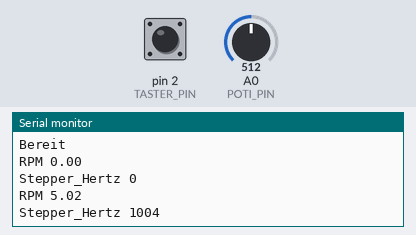
Recording of a sketch running on a simulated Arduino Mega 2560, built with avr-gcc and run on an emulated ATmega2560. Parts: the last lines printed to the serial monitor. The inputs (shaded band) are chosen by the test bench; at power-on: pin 2 (TASTER_PIN) HIGH, A0 (POTI_PIN) = 512.

Above: at 1.2 s.
1.3 s: pin 2 (TASTER_PIN) pulled LOW for 0.15 s
At 1.73 s:
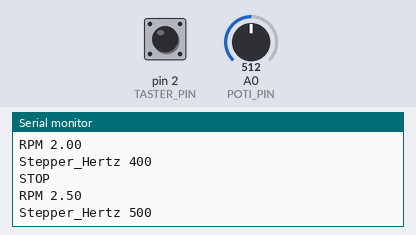
2.9 s: A0 (POTI_PIN) set to 716
At 4.1 s:
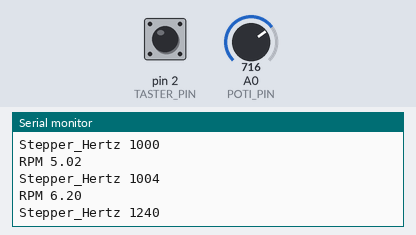
4.4 s: pin 2 (TASTER_PIN) pulled LOW for 1 s
At 4.58 s:
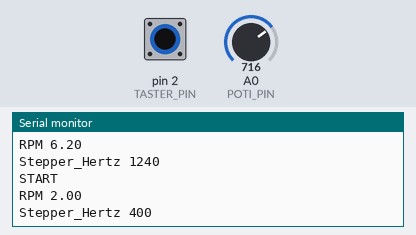
6.9 s: A0 (POTI_PIN) set to 900
At 7.4 s:
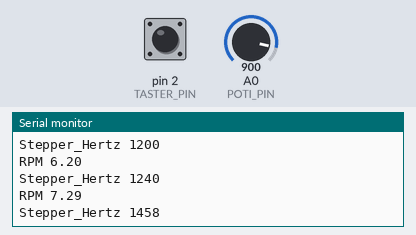
Timing chart, 0 to 9.4 s (numbered marks = the images above; inputs shaded):
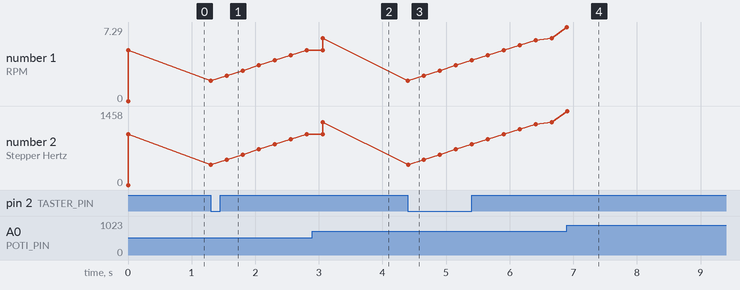

The sketch:

Schrittmotor_Drehzahlregelung.ino
```cpp
// MEGA: Timer 1 / 3 / 4 / 5 nutzbar für Stepper Puls-Generierung

// Timer0 (8bit)
// nicht verwenden, wird intern für Serial u.a. benutzt

// Timer1 (16bit) wird benutzt, um die STEP-Pulssignale zu erzeugen
// OC1A Pin 11 belegt (nicht verwendbar)
// OC1B Pin 12 Puls-Ausgabe

// Timer2 (8bit)
// nicht verwenden, wird zB für Tone-Library benutzt

// Timer3 (16bit)
// OC3A Pin 5 belegt (nicht verwendbar)
// OC3B Pin 2 Puls-Ausgabe
// OC3C Pin 3 belegt (nicht verwendbar)

// Timer4 (16bit)
// OC4A Pin 6 belegt (nicht verwendbar)
// OC4B Pin 7 Puls-Ausgabe
// OC4C Pin 8 belegt (nicht verwendbar)

// Timer5 (16bit)
// OC5A Pin 46 belegt (nicht verwendbar)
// OC5B Pin 45 Puls-Ausgabe
// OC5C Pin 44 belegt (nicht verwendbar)

// Pins verbunden mit A4988 Stepper Treiber
int STEPPER_STEP_PIN = 12; // OC1B (Puls-Ausgabe von Timer1)
// Pin 11 nicht nutzbar!
int STEPPER_ENABLE_PIN = 10;
int STEPPER_DIR_PIN = 9;
int MICROSTEP_1_PIN = 7;
int MICROSTEP_2_PIN = 6;
int MICROSTEP_3_PIN = 5;

// Taster
int TASTER_PIN = 2;

// Potentiometer
int POTI_PIN = A0;

// Timer Parameter
int Pulse_pro_Umdrehung = 200;
// Motor braucht 200 Steps für eine volle 360° Drehung

float RPM = 0;
// gewünschte Umdrehungen pro Minute, wird anhand Poti-Stellung berechnet
const int microSteps = 1; // 1/2/4/8/16/256

// durch Testen gefundene Limits: von 2.0 bis 8.0 RPM
float RPM_MIN = 2.0;
float RPM_MAX = 8.0;

// Hilfsvariablen für RPM Berechnung (RPM * 1000, da map() keine floats kann)
int MIN_RPM_1000;
int MAX_RPM_1000;
int RPM_1000;
int RPM_ZIEL; // Zielwert für Anfahren

int Stepper_Hertz;
// resultierende Frequenz aus RPM für die STEP-Pulse, wird nachher berechnet

bool anfahrenAktiv = true;
// ist die Anfahre-Kurve aktiv?
// beim Anfahren wird die RPM von MIN (0.8) bis zum eingestellten RPM-Wert (Poti)
// um jeweils 0.5 RPM pro 250 millisekunden erhöht
const int ANFAHR_INTERVAL = 250;

// Taster (entprellen und Status)
int tasterStatus = HIGH; // wegen PULLUP
unsigned long entprellenEndeMillis = 0;
bool entprellenAktiv = false;
const int ENTPRELL_DAUER = 100; // Millisekunden
unsigned long nextAnfahrenTime = 0;

void setup() {

  // Serielle Schnittstelle öffnen zum PC über USB
  Serial.begin( 115200 );

  // Input/Output Pins initialisieren
  pinMode( STEPPER_STEP_PIN,   OUTPUT );
  pinMode( STEPPER_ENABLE_PIN, OUTPUT );
  pinMode( STEPPER_DIR_PIN,    OUTPUT );
  pinMode( MICROSTEP_1_PIN,    OUTPUT );
  pinMode( MICROSTEP_2_PIN,    OUTPUT );
  pinMode( MICROSTEP_3_PIN,    OUTPUT );

  pinMode( TASTER_PIN, INPUT_PULLUP );
  pinMode( POTI_PIN, INPUT );

  // Drehrichtung
  // LOW: von vorne gesehen im Uhrzeigersinn
  // HIGH: von vorne gesehen gegen den Uhrzeigersinn
  digitalWrite(STEPPER_DIR_PIN, LOW);

  // Microsteps

  // 1/1 - FULL STEPS / VOLLSCHRITTE
  digitalWrite(MICROSTEP_1_PIN, LOW);
  digitalWrite(MICROSTEP_2_PIN, LOW);
  digitalWrite(MICROSTEP_3_PIN, LOW);

  // 1/2 - HALF STEPS / HALBSCHRITTE
  if (microSteps == 2) {
    digitalWrite(MICROSTEP_1_PIN, HIGH);
    digitalWrite(MICROSTEP_2_PIN, LOW);
    digitalWrite(MICROSTEP_3_PIN, LOW);
  }

  // 1/4 - QUARTER STEPS / VIERTELSCHRITTE
  if (microSteps == 4) {
    digitalWrite(MICROSTEP_1_PIN, LOW);
    digitalWrite(MICROSTEP_2_PIN, HIGH);
    digitalWrite(MICROSTEP_3_PIN, LOW);
  }

  // 1/8 - EIGTH STEPS / ACHTELSCHRITTE
  if (microSteps == 8) {
    digitalWrite(MICROSTEP_1_PIN, HIGH);
    digitalWrite(MICROSTEP_2_PIN, HIGH);
    digitalWrite(MICROSTEP_3_PIN, LOW);
  }

  // 1/16 - SIXTEENTH STEPS / SECHZEHNTELSCHRITTE
  if (microSteps == 16) {
    digitalWrite(MICROSTEP_1_PIN, HIGH);
    digitalWrite(MICROSTEP_2_PIN, HIGH);
    digitalWrite(MICROSTEP_3_PIN, HIGH);
  }

  // Stepper zu Beginn deaktivieren
  digitalWrite( STEPPER_ENABLE_PIN, HIGH );
  // ENABLE: LOW => Aktiv, HIGH => Aus

  // int Hilfsvariablen aus floats berechnen
  MIN_RPM_1000 = round(RPM_MIN * 1000);
  MAX_RPM_1000 = round(RPM_MAX * 1000);
  RPM_1000 = round(RPM * 1000);

  InitTimer();
  // setzt Timer1 auf die gewünschte Frequenz und startet Puls-Ausgabe

  Serial.println("Bereit");
}

void loop() {

  // Poti auslesen für RPM, nur wenn nicht gerade angefahren wird
  if (!anfahrenAktiv) {
    int potiWert = analogRead( POTI_PIN );
    // potiWert/8 = 0...127, damit nicht dauernd Schwankungen auftreten
    int NEW_RPM_1000 = map( potiWert/8, 0, 127, MIN_RPM_1000, MAX_RPM_1000);
    if (NEW_RPM_1000 != RPM_1000) {
      RPM_1000 = NEW_RPM_1000;
      InitTimer();
    }
  }

  // Taster auslesen für Start/Stopp
  if (entprellenAktiv) {
    // entprellenAktiv == true: warten, Taster NICHT abfragen
    if (millis() > entprellenEndeMillis) {
      entprellenAktiv = false; // Wartezeit ist abgelaufen
    }
  } else {
    int tasterSignal = digitalRead( TASTER_PIN );
    if (tasterSignal != tasterStatus) {
      tasterStatus = tasterSignal; // merken
      // jetzt hat sich der Zustand geändert, also Aktion ausführen
      if (tasterStatus == LOW) {
        // Taster wurde gedrückt
        Serial.println("START");
        anfahrenAktiv = true;
        nextAnfahrenTime = millis() + ANFAHR_INTERVAL;
        RPM_ZIEL = RPM_1000;
        RPM_1000 = MIN_RPM_1000;
        InitTimer();
        digitalWrite( STEPPER_ENABLE_PIN, LOW );
        // ENABLE: LOW => Aktiv, HIGH => Aus
      } else {
        Serial.println("STOP");
        digitalWrite( STEPPER_ENABLE_PIN, HIGH );
        // ENABLE: LOW => Aktiv, HIGH => Aus
      }
      // die Entprell-Warteperiode aktivieren, sowohl für gedrückt als auch für losgelassen
      entprellenAktiv = true;
      entprellenEndeMillis = millis() + ENTPRELL_DAUER;
    }
  }

  if (anfahrenAktiv) {
    if (millis() > nextAnfahrenTime) {
      nextAnfahrenTime = millis() + ANFAHR_INTERVAL;
      RPM_1000 += 500; // 0.5 RPM pro Schritt = 500
      if (RPM_1000 > RPM_ZIEL) {
        RPM_1000 = RPM_ZIEL;
        anfahrenAktiv = false;
      }
      InitTimer();
    }
  }
}

void InitTimer() {
  // Timer-Steuerung initialisieren

  RPM = (float)RPM_1000 / 1000.0;
  Serial.println("RPM " + String(RPM));

  Stepper_Hertz = RPM * Pulse_pro_Umdrehung;
  Serial.println("Stepper_Hertz " + String(Stepper_Hertz));
  Serial.println();

  // TCCR1A Register Timer1: COM2 und WGM setzen
  // COM: 10 = nicht invertierende PWM (OC1A/OC1B beim Erreichen des Compare Wert invertieren)
  // WGM: 11 = 10 Bit PWM Betriebsart (0...1023) -> nötig für Compare Mode mit WGM12 in TCCR1B
  TCCR1A = _BV(COM1B1) | _BV(WGM11) | _BV(WGM10);

  // Obergrenze für Zähler setzen
  // Formel für CompareValue = (system-clock-freq/prescaler) / timer-freq - 1
  // system-clock-freq = Systemtakt = 16Mhz = 16000000 Hz
  // prescaler = 256 (wird weiter unten gesetzt), reduziert input clock des timers
  // max wert: 62500 (16 bit) bei Stepper_Hertz = 1
  // min wert: 0 (16 bit) bei Stepper_Hertz = 62500
  uint16_t CompareValue = (16000000/256) / Stepper_Hertz - 1;
  OCR1A = CompareValue;     // obere Grenze
  OCR1B = CompareValue / 2; // PWM duty cycle (50% OCR1A)

  // TCCRxB Register (prescaler) setzen
  // prescaler 256: CS = 100 (CS12 = 1, CS11 = 0, CS10 = 0)
  // WGM13 + WGM12: FastPWM Mode mit OCRA als TOP (wenn WGM11 und WGM10 in TCCR1A auch gesetzt sind!)
  TCCR1B = _BV(WGM13) | _BV(WGM12) | _BV(CS12);

  // das setzen von CS != 000 startet gleichzeitig den Timer
}
```

Measured:
- after the input at 1.3 s, the serial monitor: prints a new line at once (image 1)
- after the input at 2.9 s, the serial monitor: prints a new line after 0.16 s (image 2)
- after the input at 4.4 s, the serial monitor: prints a new line at once (image 3)
- after the input at 6.9 s, the serial monitor: prints a new line at once (image 4)
- plotted number 1: 5.02 → 5 after the input at 1.3 s, 5 → 6.2 after the input at 2.9 s, 6.2 → 7.29 after the input at 6.9 s
- plotted number 2: 1004 → 1000 after the input at 1.3 s, 1000 → 1240 after the input at 2.9 s, 1240 → 1458 after the input at 6.9 s
